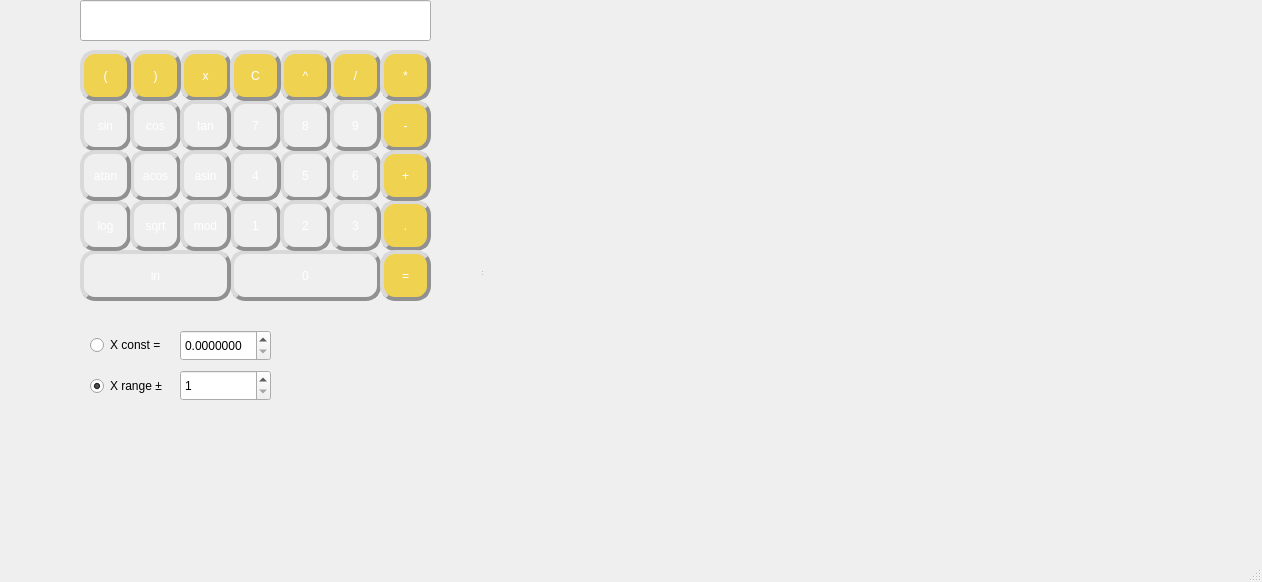
<?xml version="1.0" encoding="UTF-8"?>
<ui version="4.0">
 <class>MainWindow</class>
 <widget class="QMainWindow" name="MainWindow">
  <property name="geometry">
   <rect>
    <x>0</x>
    <y>0</y>
    <width>1262</width>
    <height>582</height>
   </rect>
  </property>
  <property name="windowTitle">
   <string>MainWindow</string>
  </property>
  <widget class="QWidget" name="centralwidget">
   <widget class="QWidget" name="centralwidget_2" native="true">
    <property name="geometry">
     <rect>
      <x>20</x>
      <y>0</y>
      <width>1111</width>
      <height>481</height>
     </rect>
    </property>
    <widget class="QStatusBar" name="statusbar_2">
     <property name="geometry">
      <rect>
       <x>460</x>
       <y>250</y>
       <width>3</width>
       <height>27</height>
      </rect>
     </property>
    </widget>
    <widget class="QCustomPlot" name="widget" native="true">
     <property name="geometry">
      <rect>
       <x>450</x>
       <y>10</y>
       <width>641</width>
       <height>461</height>
      </rect>
     </property>
    </widget>
    <widget class="QPushButton" name="pushButtonDot">
     <property name="geometry">
      <rect>
       <x>360</x>
       <y>200</y>
       <width>51</width>
       <height>51</height>
      </rect>
     </property>
     <property name="styleSheet">
      <string notr="true">QPushButton {
  background-color: rgb(240, 210, 81);
  color: white; 
  border: 2px solid gray;
border-radius: 15px;     
  	border-style: outset;
     border-width: 4px;
	border-color: #919191;
  	color: white;
  	text-align: center;
  	text-decoration: none;
}


QPushButton:hover {
    background-color: qlineargradient(x1: 0, y1: 0, x2: 0, y2: 1,
                                      stop: 0 #bda128, stop: 1 #826d0d);
}

QPushButton:pressed {
    background-color: qlineargradient(x1: 0, y1: 0, x2: 0, y2: 1,
                                      stop: 0 #FF7832, stop: 1 #FF9739);
	border-color: qlineargradient(x1: 0, y1: 0, x2: 0, y2: 1,
                                      stop: 0 #919191, stop: 1 #919193);
}</string>
     </property>
     <property name="text">
      <string>.</string>
     </property>
    </widget>
    <widget class="QPushButton" name="pushButton0">
     <property name="geometry">
      <rect>
       <x>210</x>
       <y>250</y>
       <width>151</width>
       <height>51</height>
      </rect>
     </property>
     <property name="styleSheet">
      <string notr="true">QPushButton {
   border: 2px solid gray;
border-radius: 15px;   
  	border-style: outset;
     border-width: 4px;
	border-color: #919191;
  	color: white;
  	text-align: center;
  	text-decoration: none;  
}

QPushButton:hover {

    background-position: center;
    background-color: qlineargradient(x1: 0, y1: 0, x2: 0, y2: 1,
                                      stop: 0 #7d7968, stop: 1 #bfbeb8);
}

QPushButton:pressed {
    background-color: qlineargradient(x1: 0, y1: 0, x2: 0, y2: 1,
                                      stop: 0 #69665c, stop: 1 #69665a);
	border-color: qlineargradient(x1: 0, y1: 0, x2: 0, y2: 1,
                                      stop: 0 #919191, stop: 1 #919193);
}
</string>
     </property>
     <property name="text">
      <string>0</string>
     </property>
    </widget>
    <widget class="QPushButton" name="pushButtonSin">
     <property name="geometry">
      <rect>
       <x>60</x>
       <y>100</y>
       <width>51</width>
       <height>51</height>
      </rect>
     </property>
     <property name="styleSheet">
      <string notr="true">QPushButton {
   border: 2px solid gray;
border-radius: 15px;   
  	border-style: outset;
     border-width: 4px;
	border-color: #919191;
  	color: white;
  	text-align: center;
  	text-decoration: none;  
}

QPushButton:hover {
    background-color: qlineargradient(x1: 0, y1: 0, x2: 0, y2: 1,
                                      stop: 0 #7d7968, stop: 1 #bfbeb8);
}

QPushButton:pressed {
    background-color: qlineargradient(x1: 0, y1: 0, x2: 0, y2: 1,
                                      stop: 0 #69665c, stop: 1 #69665a);
	border-color: qlineargradient(x1: 0, y1: 0, x2: 0, y2: 1,
                                      stop: 0 #919191, stop: 1 #919193);
}
</string>
     </property>
     <property name="text">
      <string>sin</string>
     </property>
    </widget>
    <widget class="QPushButton" name="pushButtonLn">
     <property name="geometry">
      <rect>
       <x>60</x>
       <y>250</y>
       <width>151</width>
       <height>51</height>
      </rect>
     </property>
     <property name="styleSheet">
      <string notr="true">QPushButton {
   border: 2px solid gray;
border-radius: 15px;   
  	border-style: outset;
     border-width: 4px;
	border-color: #919191;
  	color: white;
  	text-align: center;
  	text-decoration: none;  
}

QPushButton:hover {

    background-position: center;
    background-color: qlineargradient(x1: 0, y1: 0, x2: 0, y2: 1,
                                      stop: 0 #7d7968, stop: 1 #bfbeb8);
}

QPushButton:pressed {
    background-color: qlineargradient(x1: 0, y1: 0, x2: 0, y2: 1,
                                      stop: 0 #69665c, stop: 1 #69665a);
	border-color: qlineargradient(x1: 0, y1: 0, x2: 0, y2: 1,
                                      stop: 0 #919191, stop: 1 #919193);
}
</string>
     </property>
     <property name="text">
      <string>ln</string>
     </property>
    </widget>
    <widget class="QPushButton" name="pushButtonRavno">
     <property name="geometry">
      <rect>
       <x>360</x>
       <y>250</y>
       <width>51</width>
       <height>51</height>
      </rect>
     </property>
     <property name="styleSheet">
      <string notr="true">QPushButton {
  background-color: rgb(240, 210, 81);
  color: white; 
  border: 2px solid gray;
border-radius: 15px;     
  	border-style: outset;
     border-width: 4px;
	border-color: #919191;
  	color: white;
  	text-align: center;
  	text-decoration: none;
}


QPushButton:hover {
    background-color: qlineargradient(x1: 0, y1: 0, x2: 0, y2: 1,
                                      stop: 0 #bda128, stop: 1 #826d0d);
}

QPushButton:pressed {
    background-color: qlineargradient(x1: 0, y1: 0, x2: 0, y2: 1,
                                      stop: 0 #FF7832, stop: 1 #FF9739);
	border-color: qlineargradient(x1: 0, y1: 0, x2: 0, y2: 1,
                                      stop: 0 #919191, stop: 1 #919193);
}</string>
     </property>
     <property name="text">
      <string>=</string>
     </property>
    </widget>
    <widget class="QPushButton" name="pushButton7">
     <property name="geometry">
      <rect>
       <x>210</x>
       <y>100</y>
       <width>51</width>
       <height>51</height>
      </rect>
     </property>
     <property name="styleSheet">
      <string notr="true">QPushButton {
   border: 2px solid gray;
border-radius: 15px;     
  	border-style: outset;
     border-width: 4px;
	border-color: #919191;
  	color: white;
  	text-align: center;
  	text-decoration: none;
}

QPushButton:hover {
    background-color: qlineargradient(x1: 0, y1: 0, x2: 0, y2: 1,
                                      stop: 0 #7d7968, stop: 1 #bfbeb8);

 
}

QPushButton:pressed {
    background-color: qlineargradient(x1: 0, y1: 0, x2: 0, y2: 1,
                                      stop: 0 #69665c, stop: 1 #69665a);
	border-color: qlineargradient(x1: 0, y1: 0, x2: 0, y2: 1,
                                      stop: 0 #919191, stop: 1 #919193);

}
</string>
     </property>
     <property name="text">
      <string>7</string>
     </property>
    </widget>
    <widget class="QPushButton" name="pushButtonAcos">
     <property name="geometry">
      <rect>
       <x>110</x>
       <y>150</y>
       <width>51</width>
       <height>51</height>
      </rect>
     </property>
     <property name="styleSheet">
      <string notr="true">QPushButton {
   border: 2px solid gray;
border-radius: 15px;   
  	border-style: outset;
     border-width: 4px;
	border-color: #919191;
  	color: white;
  	text-align: center;
  	text-decoration: none;  
}

QPushButton:hover {
    background-color: qlineargradient(x1: 0, y1: 0, x2: 0, y2: 1,
                                      stop: 0 #7d7968, stop: 1 #bfbeb8);
}

QPushButton:pressed {
    background-color: qlineargradient(x1: 0, y1: 0, x2: 0, y2: 1,
                                      stop: 0 #69665c, stop: 1 #69665a);
	border-color: qlineargradient(x1: 0, y1: 0, x2: 0, y2: 1,
                                      stop: 0 #919191, stop: 1 #919193);
}
</string>
     </property>
     <property name="text">
      <string>acos</string>
     </property>
    </widget>
    <widget class="QPushButton" name="pushButtonDiv">
     <property name="geometry">
      <rect>
       <x>310</x>
       <y>50</y>
       <width>51</width>
       <height>51</height>
      </rect>
     </property>
     <property name="styleSheet">
      <string notr="true">QPushButton {
  background-color: rgb(240, 210, 81);
  color: white; 
  border: 2px solid gray;
border-radius: 15px;     
  	border-style: outset;
     border-width: 4px;
	border-color: #919191;
  	color: white;
  	text-align: center;
  	text-decoration: none;
}


QPushButton:hover {
    background-color: qlineargradient(x1: 0, y1: 0, x2: 0, y2: 1,
                                      stop: 0 #bda128, stop: 1 #826d0d);
}

QPushButton:pressed {
    background-color: qlineargradient(x1: 0, y1: 0, x2: 0, y2: 1,
                                      stop: 0 #FF7832, stop: 1 #FF9739);
	border-color: qlineargradient(x1: 0, y1: 0, x2: 0, y2: 1,
                                      stop: 0 #919191, stop: 1 #919193);
}</string>
     </property>
     <property name="text">
      <string>/</string>
     </property>
    </widget>
    <widget class="QPushButton" name="pushButtonLog">
     <property name="geometry">
      <rect>
       <x>60</x>
       <y>200</y>
       <width>51</width>
       <height>51</height>
      </rect>
     </property>
     <property name="styleSheet">
      <string notr="true">QPushButton {
   border: 2px solid gray;
border-radius: 15px;   
  	border-style: outset;
     border-width: 4px;
	border-color: #919191;
  	color: white;
  	text-align: center;
  	text-decoration: none;  
}

QPushButton:hover {
    background-color: qlineargradient(x1: 0, y1: 0, x2: 0, y2: 1,
                                      stop: 0 #7d7968, stop: 1 #bfbeb8);
}

QPushButton:pressed {
    background-color: qlineargradient(x1: 0, y1: 0, x2: 0, y2: 1,
                                      stop: 0 #69665c, stop: 1 #69665a);
	border-color: qlineargradient(x1: 0, y1: 0, x2: 0, y2: 1,
                                      stop: 0 #919191, stop: 1 #919193);
}
</string>
     </property>
     <property name="text">
      <string>log</string>
     </property>
    </widget>
    <widget class="QPushButton" name="pushButtonStepeni">
     <property name="geometry">
      <rect>
       <x>260</x>
       <y>50</y>
       <width>51</width>
       <height>51</height>
      </rect>
     </property>
     <property name="styleSheet">
      <string notr="true">QPushButton {
  background-color: rgb(240, 210, 81);
  color: white; 
  border: 2px solid gray;
border-radius: 15px;     
  	border-style: outset;
     border-width: 4px;
	border-color: #919191;
  	color: white;
  	text-align: center;
  	text-decoration: none;
}


QPushButton:hover {
    background-color: qlineargradient(x1: 0, y1: 0, x2: 0, y2: 1,
                                      stop: 0 #bda128, stop: 1 #826d0d);
}

QPushButton:pressed {
    background-color: qlineargradient(x1: 0, y1: 0, x2: 0, y2: 1,
                                      stop: 0 #FF7832, stop: 1 #FF9739);
	border-color: qlineargradient(x1: 0, y1: 0, x2: 0, y2: 1,
                                      stop: 0 #919191, stop: 1 #919193);
}</string>
     </property>
     <property name="text">
      <string>^</string>
     </property>
    </widget>
    <widget class="QPushButton" name="pushButton5">
     <property name="geometry">
      <rect>
       <x>260</x>
       <y>150</y>
       <width>51</width>
       <height>51</height>
      </rect>
     </property>
     <property name="styleSheet">
      <string notr="true">QPushButton {
   border: 2px solid gray;
border-radius: 15px;     
  	border-style: outset;
     border-width: 4px;
	border-color: #919191;
  	color: white;
  	text-align: center;
  	text-decoration: none;
}

QPushButton:hover {
    background-color: qlineargradient(x1: 0, y1: 0, x2: 0, y2: 1,
                                      stop: 0 #7d7968, stop: 1 #bfbeb8);

 
}

QPushButton:pressed {
    background-color: qlineargradient(x1: 0, y1: 0, x2: 0, y2: 1,
                                      stop: 0 #69665c, stop: 1 #69665a);
	border-color: qlineargradient(x1: 0, y1: 0, x2: 0, y2: 1,
                                      stop: 0 #919191, stop: 1 #919193);

}
</string>
     </property>
     <property name="text">
      <string>5</string>
     </property>
    </widget>
    <widget class="QSpinBox" name="spinBox_7">
     <property name="geometry">
      <rect>
       <x>160</x>
       <y>370</y>
       <width>91</width>
       <height>31</height>
      </rect>
     </property>
     <property name="accelerated">
      <bool>false</bool>
     </property>
     <property name="minimum">
      <number>1</number>
     </property>
     <property name="maximum">
      <number>1000000</number>
     </property>
     <property name="singleStep">
      <number>1</number>
     </property>
     <property name="stepType">
      <enum>QAbstractSpinBox::AdaptiveDecimalStepType</enum>
     </property>
     <property name="value">
      <number>1</number>
     </property>
     <property name="displayIntegerBase">
      <number>10</number>
     </property>
    </widget>
    <widget class="QDoubleSpinBox" name="doubleSpinBox_7">
     <property name="geometry">
      <rect>
       <x>160</x>
       <y>330</y>
       <width>91</width>
       <height>31</height>
      </rect>
     </property>
     <property name="decimals">
      <number>7</number>
     </property>
     <property name="maximum">
      <double>9999999.990000000223517</double>
     </property>
    </widget>
    <widget class="QPushButton" name="pushButton8">
     <property name="geometry">
      <rect>
       <x>260</x>
       <y>100</y>
       <width>51</width>
       <height>51</height>
      </rect>
     </property>
     <property name="styleSheet">
      <string notr="true">QPushButton {
   border: 2px solid gray;
border-radius: 15px;     
  	border-style: outset;
     border-width: 4px;
	border-color: #919191;
  	color: white;
  	text-align: center;
  	text-decoration: none;
}

QPushButton:hover {
    background-color: qlineargradient(x1: 0, y1: 0, x2: 0, y2: 1,
                                      stop: 0 #7d7968, stop: 1 #bfbeb8);

 
}

QPushButton:pressed {
    background-color: qlineargradient(x1: 0, y1: 0, x2: 0, y2: 1,
                                      stop: 0 #69665c, stop: 1 #69665a);
	border-color: qlineargradient(x1: 0, y1: 0, x2: 0, y2: 1,
                                      stop: 0 #919191, stop: 1 #919193);

}
</string>
     </property>
     <property name="text">
      <string>8</string>
     </property>
    </widget>
    <widget class="QPushButton" name="pushButtonCos">
     <property name="geometry">
      <rect>
       <x>110</x>
       <y>100</y>
       <width>51</width>
       <height>51</height>
      </rect>
     </property>
     <property name="styleSheet">
      <string notr="true">QPushButton {
   border: 2px solid gray;
border-radius: 15px;   
  	border-style: outset;
     border-width: 4px;
	border-color: #919191;
  	color: white;
  	text-align: center;
  	text-decoration: none;  
}

QPushButton:hover {
    background-color: qlineargradient(x1: 0, y1: 0, x2: 0, y2: 1,
                                      stop: 0 #7d7968, stop: 1 #bfbeb8);
}

QPushButton:pressed {
    background-color: qlineargradient(x1: 0, y1: 0, x2: 0, y2: 1,
                                      stop: 0 #69665c, stop: 1 #69665a);
	border-color: qlineargradient(x1: 0, y1: 0, x2: 0, y2: 1,
                                      stop: 0 #919191, stop: 1 #919193);
}
</string>
     </property>
     <property name="text">
      <string>cos</string>
     </property>
    </widget>
    <widget class="QPushButton" name="pushButtonX">
     <property name="geometry">
      <rect>
       <x>160</x>
       <y>50</y>
       <width>51</width>
       <height>51</height>
      </rect>
     </property>
     <property name="styleSheet">
      <string notr="true">QPushButton {
  background-color: rgb(240, 210, 81);
  color: white; 
  border: 2px solid gray;
border-radius: 15px;     
  	border-style: outset;
     border-width: 4px;
	border-color: #919191;
  	color: white;
  	text-align: center;
  	text-decoration: none;
}


QPushButton:hover {
    background-color: qlineargradient(x1: 0, y1: 0, x2: 0, y2: 1,
                                      stop: 0 #bda128, stop: 1 #826d0d);
}

QPushButton:pressed {
    background-color: qlineargradient(x1: 0, y1: 0, x2: 0, y2: 1,
                                      stop: 0 #FF7832, stop: 1 #FF9739);
	border-color: qlineargradient(x1: 0, y1: 0, x2: 0, y2: 1,
                                      stop: 0 #919191, stop: 1 #919193);
}</string>
     </property>
     <property name="text">
      <string>x</string>
     </property>
    </widget>
    <widget class="QPushButton" name="pushButton1">
     <property name="geometry">
      <rect>
       <x>210</x>
       <y>200</y>
       <width>51</width>
       <height>51</height>
      </rect>
     </property>
     <property name="styleSheet">
      <string notr="true">QPushButton {
   border: 2px solid gray;
border-radius: 15px;     
  	border-style: outset;
     border-width: 4px;
	border-color: #919191;
  	color: white;
  	text-align: center;
  	text-decoration: none;
}

QPushButton:hover {
    background-color: qlineargradient(x1: 0, y1: 0, x2: 0, y2: 1,
                                      stop: 0 #7d7968, stop: 1 #bfbeb8);

 
}

QPushButton:pressed {
    background-color: qlineargradient(x1: 0, y1: 0, x2: 0, y2: 1,
                                      stop: 0 #69665c, stop: 1 #69665a);
	border-color: qlineargradient(x1: 0, y1: 0, x2: 0, y2: 1,
                                      stop: 0 #919191, stop: 1 #919193);

}
</string>
     </property>
     <property name="text">
      <string>1</string>
     </property>
    </widget>
    <widget class="QPushButton" name="pushButtonAtan">
     <property name="geometry">
      <rect>
       <x>60</x>
       <y>150</y>
       <width>51</width>
       <height>51</height>
      </rect>
     </property>
     <property name="styleSheet">
      <string notr="true">QPushButton {
   border: 2px solid gray;
border-radius: 15px;   
  	border-style: outset;
     border-width: 4px;
	border-color: #919191;
  	color: white;
  	text-align: center;
  	text-decoration: none;  
}

QPushButton:hover {
    background-color: qlineargradient(x1: 0, y1: 0, x2: 0, y2: 1,
                                      stop: 0 #7d7968, stop: 1 #bfbeb8);
}

QPushButton:pressed {
    background-color: qlineargradient(x1: 0, y1: 0, x2: 0, y2: 1,
                                      stop: 0 #69665c, stop: 1 #69665a);
	border-color: qlineargradient(x1: 0, y1: 0, x2: 0, y2: 1,
                                      stop: 0 #919191, stop: 1 #919193);
}
</string>
     </property>
     <property name="text">
      <string>atan</string>
     </property>
    </widget>
    <widget class="QLineEdit" name="lineEdit">
     <property name="geometry">
      <rect>
       <x>60</x>
       <y>0</y>
       <width>351</width>
       <height>41</height>
      </rect>
     </property>
     <property name="styleSheet">
      <string notr="true">QLineEdit{
  qproperty-alignment: 'AlignVCenter | AlignHCenter';
  border: 1px solid gray;
border-radius: 15px;     
  	border-style: outset;
     border-width: 4px;
	border-color: #919191;
  	color: white;
  	text-align: center;
  	text-decoration: none;
}

background-color : white;
</string>
     </property>
     <property name="text">
      <string/>
     </property>
     <property name="alignment">
      <set>Qt::AlignRight|Qt::AlignTrailing|Qt::AlignVCenter</set>
     </property>
    </widget>
    <widget class="QPushButton" name="pushButtonSkobka2">
     <property name="geometry">
      <rect>
       <x>110</x>
       <y>50</y>
       <width>51</width>
       <height>51</height>
      </rect>
     </property>
     <property name="styleSheet">
      <string notr="true">QPushButton {
  background-color: rgb(240, 210, 81);
  color: white; 
  border: 2px solid gray;
border-radius: 15px;     
  	border-style: outset;
     border-width: 4px;
	border-color: #919191;
  	color: white;
  	text-align: center;
  	text-decoration: none;
}


QPushButton:hover {
    background-color: qlineargradient(x1: 0, y1: 0, x2: 0, y2: 1,
                                      stop: 0 #bda128, stop: 1 #826d0d);
}

QPushButton:pressed {
    background-color: qlineargradient(x1: 0, y1: 0, x2: 0, y2: 1,
                                      stop: 0 #FF7832, stop: 1 #FF9739);
	border-color: qlineargradient(x1: 0, y1: 0, x2: 0, y2: 1,
                                      stop: 0 #919191, stop: 1 #919193);
}</string>
     </property>
     <property name="text">
      <string>)</string>
     </property>
    </widget>
    <widget class="QPushButton" name="pushButtonSkobka1">
     <property name="geometry">
      <rect>
       <x>60</x>
       <y>50</y>
       <width>51</width>
       <height>51</height>
      </rect>
     </property>
     <property name="styleSheet">
      <string notr="true">QPushButton {
  background-color: rgb(240, 210, 81);
  color: white; 
  border: 2px solid gray;
border-radius: 15px;     
  	border-style: outset;
     border-width: 4px;
	border-color: #919191;
  	color: white;
  	text-align: center;
  	text-decoration: none;
}


QPushButton:hover {
    background-color: qlineargradient(x1: 0, y1: 0, x2: 0, y2: 1,
                                      stop: 0 #bda128, stop: 1 #826d0d);
}

QPushButton:pressed {
    background-color: qlineargradient(x1: 0, y1: 0, x2: 0, y2: 1,
                                      stop: 0 #FF7832, stop: 1 #FF9739);
	border-color: qlineargradient(x1: 0, y1: 0, x2: 0, y2: 1,
                                      stop: 0 #919191, stop: 1 #919193);
}</string>
     </property>
     <property name="text">
      <string>(</string>
     </property>
    </widget>
    <widget class="QPushButton" name="pushButton6">
     <property name="geometry">
      <rect>
       <x>310</x>
       <y>150</y>
       <width>51</width>
       <height>51</height>
      </rect>
     </property>
     <property name="styleSheet">
      <string notr="true">QPushButton {
   border: 2px solid gray;
border-radius: 15px;     
  	border-style: outset;
     border-width: 4px;
	border-color: #919191;
  	color: white;
  	text-align: center;
  	text-decoration: none;
}

QPushButton:hover {
    background-color: qlineargradient(x1: 0, y1: 0, x2: 0, y2: 1,
                                      stop: 0 #7d7968, stop: 1 #bfbeb8);

 
}

QPushButton:pressed {
    background-color: qlineargradient(x1: 0, y1: 0, x2: 0, y2: 1,
                                      stop: 0 #69665c, stop: 1 #69665a);
	border-color: qlineargradient(x1: 0, y1: 0, x2: 0, y2: 1,
                                      stop: 0 #919191, stop: 1 #919193);

}
</string>
     </property>
     <property name="text">
      <string>6</string>
     </property>
    </widget>
    <widget class="QPushButton" name="pushButton2">
     <property name="geometry">
      <rect>
       <x>260</x>
       <y>200</y>
       <width>51</width>
       <height>51</height>
      </rect>
     </property>
     <property name="styleSheet">
      <string notr="true">QPushButton {
   border: 2px solid gray;
border-radius: 15px;     
  	border-style: outset;
     border-width: 4px;
	border-color: #919191;
  	color: white;
  	text-align: center;
  	text-decoration: none;
}

QPushButton:hover {
    background-color: qlineargradient(x1: 0, y1: 0, x2: 0, y2: 1,
                                      stop: 0 #7d7968, stop: 1 #bfbeb8);

 
}

QPushButton:pressed {
    background-color: qlineargradient(x1: 0, y1: 0, x2: 0, y2: 1,
                                      stop: 0 #69665c, stop: 1 #69665a);
	border-color: qlineargradient(x1: 0, y1: 0, x2: 0, y2: 1,
                                      stop: 0 #919191, stop: 1 #919193);

}
</string>
     </property>
     <property name="text">
      <string>2</string>
     </property>
    </widget>
    <widget class="QWidget" name="layoutWidget_2">
     <property name="geometry">
      <rect>
       <x>70</x>
       <y>320</y>
       <width>91</width>
       <height>91</height>
      </rect>
     </property>
     <layout class="QVBoxLayout" name="verticalLayout">
      <item>
       <widget class="QRadioButton" name="radioButton_14">
        <property name="text">
         <string>X const =</string>
        </property>
       </widget>
      </item>
      <item>
       <widget class="QRadioButton" name="radioButton_13">
        <property name="text">
         <string>X range ±</string>
        </property>
        <property name="checked">
         <bool>true</bool>
        </property>
       </widget>
      </item>
     </layout>
    </widget>
    <widget class="QPushButton" name="pushButton4">
     <property name="geometry">
      <rect>
       <x>210</x>
       <y>150</y>
       <width>51</width>
       <height>51</height>
      </rect>
     </property>
     <property name="styleSheet">
      <string notr="true">QPushButton {
   border: 2px solid gray;
border-radius: 15px;     
  	border-style: outset;
     border-width: 4px;
	border-color: #919191;
  	color: white;
  	text-align: center;
  	text-decoration: none;
}

QPushButton:hover {
    background-color: qlineargradient(x1: 0, y1: 0, x2: 0, y2: 1,
                                      stop: 0 #7d7968, stop: 1 #bfbeb8);

 
}

QPushButton:pressed {
    background-color: qlineargradient(x1: 0, y1: 0, x2: 0, y2: 1,
                                      stop: 0 #69665c, stop: 1 #69665a);
	border-color: qlineargradient(x1: 0, y1: 0, x2: 0, y2: 1,
                                      stop: 0 #919191, stop: 1 #919193);

}
</string>
     </property>
     <property name="text">
      <string>4</string>
     </property>
    </widget>
    <widget class="QPushButton" name="pushButtonAC">
     <property name="geometry">
      <rect>
       <x>210</x>
       <y>50</y>
       <width>51</width>
       <height>51</height>
      </rect>
     </property>
     <property name="styleSheet">
      <string notr="true">QPushButton {
  background-color: rgb(240, 210, 81);
  color: white; 
  border: 2px solid gray;
border-radius: 15px;     
  	border-style: outset;
     border-width: 4px;
	border-color: #919191;
  	color: white;
  	text-align: center;
  	text-decoration: none;
}


QPushButton:hover {
    background-color: qlineargradient(x1: 0, y1: 0, x2: 0, y2: 1,
                                      stop: 0 #bda128, stop: 1 #826d0d);
}

QPushButton:pressed {
    background-color: qlineargradient(x1: 0, y1: 0, x2: 0, y2: 1,
                                      stop: 0 #FF7832, stop: 1 #FF9739);
	border-color: qlineargradient(x1: 0, y1: 0, x2: 0, y2: 1,
                                      stop: 0 #919191, stop: 1 #919193);
}</string>
     </property>
     <property name="text">
      <string>C</string>
     </property>
    </widget>
    <widget class="QPushButton" name="pushButtonTan">
     <property name="geometry">
      <rect>
       <x>160</x>
       <y>100</y>
       <width>51</width>
       <height>51</height>
      </rect>
     </property>
     <property name="styleSheet">
      <string notr="true">QPushButton {
   border: 2px solid gray;
border-radius: 15px;   
  	border-style: outset;
     border-width: 4px;
	border-color: #919191;
  	color: white;
  	text-align: center;
  	text-decoration: none;  
}

QPushButton:hover {
    background-color: qlineargradient(x1: 0, y1: 0, x2: 0, y2: 1,
                                      stop: 0 #7d7968, stop: 1 #bfbeb8);
}

QPushButton:pressed {
    background-color: qlineargradient(x1: 0, y1: 0, x2: 0, y2: 1,
                                      stop: 0 #69665c, stop: 1 #69665a);
	border-color: qlineargradient(x1: 0, y1: 0, x2: 0, y2: 1,
                                      stop: 0 #919191, stop: 1 #919193);
}
</string>
     </property>
     <property name="text">
      <string>tan</string>
     </property>
    </widget>
    <widget class="QPushButton" name="pushButtonSub">
     <property name="geometry">
      <rect>
       <x>360</x>
       <y>100</y>
       <width>51</width>
       <height>51</height>
      </rect>
     </property>
     <property name="styleSheet">
      <string notr="true">QPushButton {
  background-color: rgb(240, 210, 81);
  color: white; 
  border: 2px solid gray;
border-radius: 15px;     
  	border-style: outset;
     border-width: 4px;
	border-color: #919191;
  	color: white;
  	text-align: center;
  	text-decoration: none;
}


QPushButton:hover {
    background-color: qlineargradient(x1: 0, y1: 0, x2: 0, y2: 1,
                                      stop: 0 #bda128, stop: 1 #826d0d);
}

QPushButton:pressed {
    background-color: qlineargradient(x1: 0, y1: 0, x2: 0, y2: 1,
                                      stop: 0 #FF7832, stop: 1 #FF9739);
	border-color: qlineargradient(x1: 0, y1: 0, x2: 0, y2: 1,
                                      stop: 0 #919191, stop: 1 #919193);
}</string>
     </property>
     <property name="text">
      <string>-</string>
     </property>
    </widget>
    <widget class="QPushButton" name="pushButtonSqrt">
     <property name="geometry">
      <rect>
       <x>110</x>
       <y>200</y>
       <width>51</width>
       <height>51</height>
      </rect>
     </property>
     <property name="styleSheet">
      <string notr="true">QPushButton {
   border: 2px solid gray;
border-radius: 15px;   
  	border-style: outset;
     border-width: 4px;
	border-color: #919191;
  	color: white;
  	text-align: center;
  	text-decoration: none;  
}

QPushButton:hover {
    background-color: qlineargradient(x1: 0, y1: 0, x2: 0, y2: 1,
                                      stop: 0 #7d7968, stop: 1 #bfbeb8);
}

QPushButton:pressed {
    background-color: qlineargradient(x1: 0, y1: 0, x2: 0, y2: 1,
                                      stop: 0 #69665c, stop: 1 #69665a);
}
</string>
     </property>
     <property name="text">
      <string>sqrt</string>
     </property>
    </widget>
    <widget class="QPushButton" name="pushButton9">
     <property name="geometry">
      <rect>
       <x>310</x>
       <y>100</y>
       <width>51</width>
       <height>51</height>
      </rect>
     </property>
     <property name="styleSheet">
      <string notr="true">QPushButton {
   border: 2px solid gray;
border-radius: 15px;     
  	border-style: outset;
     border-width: 4px;
	border-color: #919191;
  	color: white;
  	text-align: center;
  	text-decoration: none;
}

QPushButton:hover {
    background-color: qlineargradient(x1: 0, y1: 0, x2: 0, y2: 1,
                                      stop: 0 #7d7968, stop: 1 #bfbeb8);

 
}

QPushButton:pressed {
    background-color: qlineargradient(x1: 0, y1: 0, x2: 0, y2: 1,
                                      stop: 0 #69665c, stop: 1 #69665a);
	border-color: qlineargradient(x1: 0, y1: 0, x2: 0, y2: 1,
                                      stop: 0 #919191, stop: 1 #919193);

}
</string>
     </property>
     <property name="text">
      <string>9</string>
     </property>
    </widget>
    <widget class="QPushButton" name="pushButtonAsin">
     <property name="geometry">
      <rect>
       <x>160</x>
       <y>150</y>
       <width>51</width>
       <height>51</height>
      </rect>
     </property>
     <property name="styleSheet">
      <string notr="true">QPushButton {
   border: 2px solid gray;
border-radius: 15px;   
  	border-style: outset;
     border-width: 4px;
	border-color: #919191;
  	color: white;
  	text-align: center;
  	text-decoration: none;  
}

QPushButton:hover {
    background-color: qlineargradient(x1: 0, y1: 0, x2: 0, y2: 1,
                                      stop: 0 #7d7968, stop: 1 #bfbeb8);
}

QPushButton:pressed {
    background-color: qlineargradient(x1: 0, y1: 0, x2: 0, y2: 1,
                                      stop: 0 #69665c, stop: 1 #69665a);
	border-color: qlineargradient(x1: 0, y1: 0, x2: 0, y2: 1,
                                      stop: 0 #919191, stop: 1 #919193);
}
</string>
     </property>
     <property name="text">
      <string>asin</string>
     </property>
    </widget>
    <widget class="QPushButton" name="pushButton3">
     <property name="geometry">
      <rect>
       <x>310</x>
       <y>200</y>
       <width>51</width>
       <height>51</height>
      </rect>
     </property>
     <property name="styleSheet">
      <string notr="true">QPushButton {
   border: 2px solid gray;
border-radius: 15px;     
  	border-style: outset;
     border-width: 4px;
	border-color: #919191;
  	color: white;
  	text-align: center;
  	text-decoration: none;
}

QPushButton:hover {
    background-color: qlineargradient(x1: 0, y1: 0, x2: 0, y2: 1,
                                      stop: 0 #7d7968, stop: 1 #bfbeb8);

 
}

QPushButton:pressed {
    background-color: qlineargradient(x1: 0, y1: 0, x2: 0, y2: 1,
                                      stop: 0 #69665c, stop: 1 #69665a);
	border-color: qlineargradient(x1: 0, y1: 0, x2: 0, y2: 1,
                                      stop: 0 #919191, stop: 1 #919193);

}
</string>
     </property>
     <property name="text">
      <string>3</string>
     </property>
    </widget>
    <widget class="QPushButton" name="pushButtonMod">
     <property name="geometry">
      <rect>
       <x>160</x>
       <y>200</y>
       <width>51</width>
       <height>51</height>
      </rect>
     </property>
     <property name="styleSheet">
      <string notr="true">QPushButton {
   border: 2px solid gray;
border-radius: 15px;   
  	border-style: outset;
     border-width: 4px;
	border-color: #919191;
  	color: white;
  	text-align: center;
  	text-decoration: none;  
}

QPushButton:hover {
    background-color: qlineargradient(x1: 0, y1: 0, x2: 0, y2: 1,
                                      stop: 0 #7d7968, stop: 1 #bfbeb8);
}

QPushButton:pressed {
    background-color: qlineargradient(x1: 0, y1: 0, x2: 0, y2: 1,
                                      stop: 0 #69665c, stop: 1 #69665a);
	border-color: qlineargradient(x1: 0, y1: 0, x2: 0, y2: 1,
                                      stop: 0 #919191, stop: 1 #919193);
}
</string>
     </property>
     <property name="text">
      <string>mod</string>
     </property>
    </widget>
    <widget class="QPushButton" name="pushButtonMul">
     <property name="geometry">
      <rect>
       <x>360</x>
       <y>50</y>
       <width>51</width>
       <height>51</height>
      </rect>
     </property>
     <property name="styleSheet">
      <string notr="true">QPushButton {
  background-color: rgb(240, 210, 81);
  color: white; 
  border: 2px solid gray;
border-radius: 15px;     
  	border-style: outset;
     border-width: 4px;
	border-color: #919191;
  	color: white;
  	text-align: center;
  	text-decoration: none;
}


QPushButton:hover {
    background-color: qlineargradient(x1: 0, y1: 0, x2: 0, y2: 1,
                                      stop: 0 #bda128, stop: 1 #826d0d);
}

QPushButton:pressed {
    background-color: qlineargradient(x1: 0, y1: 0, x2: 0, y2: 1,
                                      stop: 0 #FF7832, stop: 1 #FF9739);
	border-color: qlineargradient(x1: 0, y1: 0, x2: 0, y2: 1,
                                      stop: 0 #919191, stop: 1 #919193);
}</string>
     </property>
     <property name="text">
      <string>*</string>
     </property>
    </widget>
    <widget class="QPushButton" name="pushButtonAdd">
     <property name="geometry">
      <rect>
       <x>360</x>
       <y>150</y>
       <width>51</width>
       <height>51</height>
      </rect>
     </property>
     <property name="styleSheet">
      <string notr="true">QPushButton {
  background-color: rgb(240, 210, 81);
  color: white; 
  border: 2px solid gray;
border-radius: 15px;     
  	border-style: outset;
     border-width: 4px;
	border-color: #919191;
  	color: white;
  	text-align: center;
  	text-decoration: none;
}


QPushButton:hover {

    background-position: center;
    background-color: qlineargradient(x1: 0, y1: 0, x2: 0, y2: 1,
                                      stop: 0 #bda128, stop: 1 #826d0d);
}

QPushButton:pressed {
    background-color: qlineargradient(x1: 0, y1: 0, x2: 0, y2: 1,
                                      stop: 0 #FF7832, stop: 1 #FF9739);
	border-color: qlineargradient(x1: 0, y1: 0, x2: 0, y2: 1,
                                      stop: 0 #919191, stop: 1 #919193);
}</string>
     </property>
     <property name="text">
      <string>+</string>
     </property>
    </widget>
   </widget>
  </widget>
  <widget class="QMenuBar" name="menubar">
   <property name="geometry">
    <rect>
     <x>0</x>
     <y>0</y>
     <width>1262</width>
     <height>24</height>
    </rect>
   </property>
  </widget>
  <widget class="QStatusBar" name="statusbar"/>
  <action name="graph">
   <property name="text">
    <string>График</string>
   </property>
  </action>
  <action name="action">
   <property name="text">
    <string>Кредитный калькулятор</string>
   </property>
  </action>
  <action name="graph_2">
   <property name="text">
    <string>График</string>
   </property>
  </action>
  <action name="action_2">
   <property name="text">
    <string>Кредитный калькулятор</string>
   </property>
  </action>
  <action name="graph_3">
   <property name="text">
    <string>График</string>
   </property>
  </action>
  <action name="action_3">
   <property name="text">
    <string>Кредитный калькулятор</string>
   </property>
  </action>
 </widget>
 <customwidgets>
  <customwidget>
   <class>QCustomPlot</class>
   <extends>QWidget</extends>
   <header>qcustomplot.h</header>
   <container>1</container>
  </customwidget>
 </customwidgets>
 <resources/>
 <connections/>
</ui>
